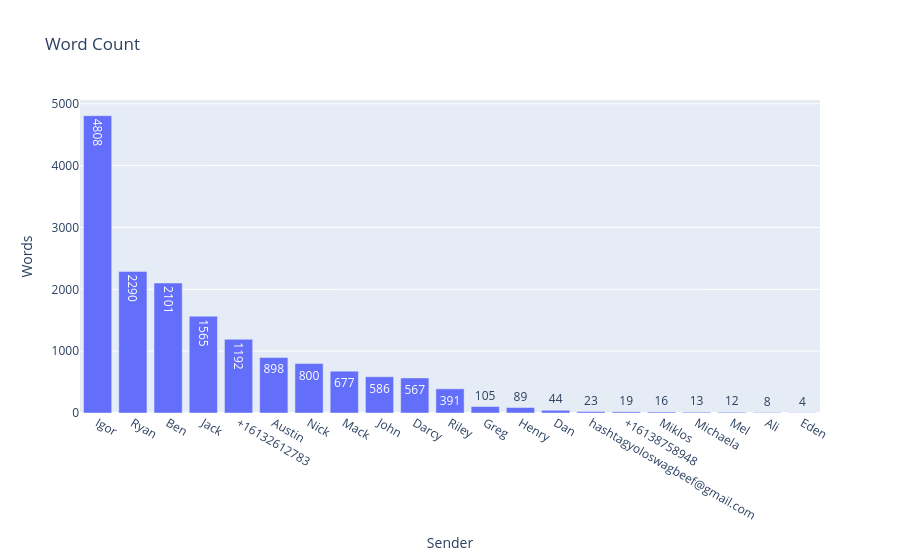

Notebook source saved alongside this figure:
### Code cell
fig = go.Figure(data=[go.Bar(
            x=word_count.index, y=word_count['word_count'],
            text=word_count['word_count'],
            textposition='auto',
        )])

fig.update_layout(
    title="Word Count",
    xaxis_title="Sender",
    yaxis_title="Words",
)

fig.show()

### Figure 1 — Plotly figure (JSON) as saved in the notebook; plotly's stock layout.template omitted (floating-point values rounded to 4 significant figures)
{"data": [{"text": [4808, 2290, 2101, 1565, 1192, 898, 800, 677, 586, 567, 391, 105, 89, 44, 23, 19, 16, 13, 12, 8, 4], "textposition": "auto", "type": "bar", "x": ["Igor", "Ryan", "Ben", "Jack", "+16132612783", "Austin", "Nick", "Mack", "John", "Darcy", "Riley", "Greg", "Henry", "Dan", "hashtagyoloswagbeef@gmail.com", "+16138758948", "Miklos", "Michaela", "Mel", "Ali", "Eden"], "y": [4808, 2290, 2101, 1565, 1192, 898, 800, 677, 586, 567, 391, 105, 89, 44, 23, 19, 16, 13, 12, 8, 4]}], "layout": {"title": {"text": "Word Count"}, "xaxis": {"title": {"text": "Sender"}}, "yaxis": {"title": {"text": "Words"}}}}
